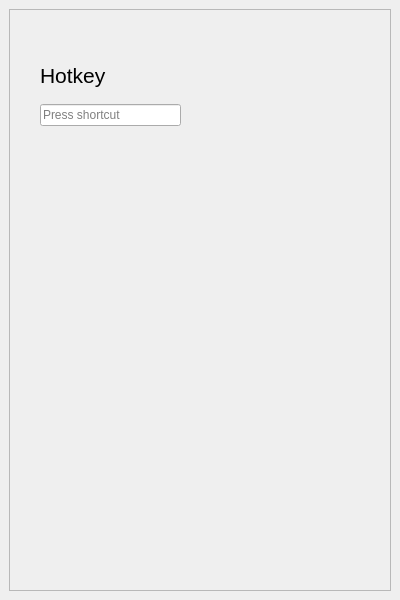
<?xml version="1.0" encoding="UTF-8"?>
<ui version="4.0">
 <class>Settings</class>
 <widget class="QMainWindow" name="Settings">
  <property name="geometry">
   <rect>
    <x>0</x>
    <y>0</y>
    <width>400</width>
    <height>600</height>
   </rect>
  </property>
  <property name="windowTitle">
   <string>MainWindow</string>
  </property>
  <widget class="QWidget" name="centralwidget">
   <layout class="QVBoxLayout" name="verticalLayout">
    <item>
     <widget class="QScrollArea" name="Settings_Scroll_Area">
      <property name="widgetResizable">
       <bool>true</bool>
      </property>
      <widget class="QWidget" name="scrollAreaWidgetContents">
       <property name="geometry">
        <rect>
         <x>0</x>
         <y>0</y>
         <width>386</width>
         <height>586</height>
        </rect>
       </property>
       <widget class="QLabel" name="hotkey_label">
        <property name="geometry">
         <rect>
          <x>30</x>
          <y>50</y>
          <width>81</width>
          <height>31</height>
         </rect>
        </property>
        <property name="font">
         <font>
          <pointsize>16</pointsize>
         </font>
        </property>
        <property name="text">
         <string>Hotkey</string>
        </property>
       </widget>
       <widget class="QKeySequenceEdit" name="hotkey_input">
        <property name="geometry">
         <rect>
          <x>30</x>
          <y>90</y>
          <width>141</width>
          <height>31</height>
         </rect>
        </property>
       </widget>
      </widget>
     </widget>
    </item>
   </layout>
  </widget>
 </widget>
 <resources/>
 <connections/>
</ui>
